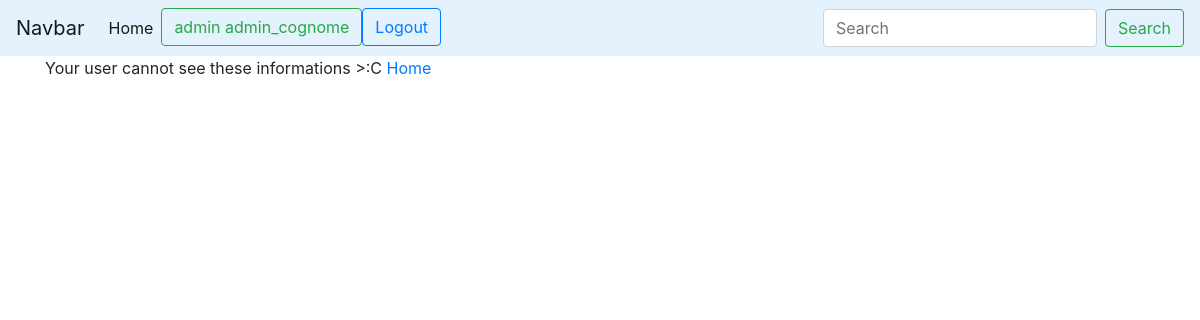
Page /product/management/1/detail (signed in) on the earlier database version.
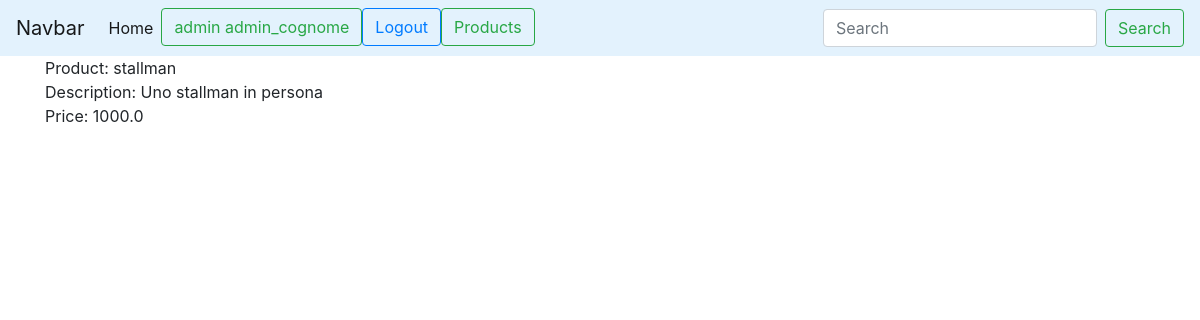
Same page on the later database version.
### product_management/models.py (models this page shows, shortened)
class Product(models.Model):
    name = models.CharField(max_length=50)
    image = models.ImageField(upload_to='product_images/')
    price = models.FloatField()
    discount = models.FloatField(default=0)
    description = models.TextField(max_length=2000)
    available = models.BooleanField(default=False)
    quantity = models.PositiveIntegerField(default=1)
    producer = models.ForeignKey(CustomUser, on_delete=models.CASCADE)
    category = models.ForeignKey(MyCategory,on_delete=models.PROTECT)

### product_management/views.py (the view)
# urls.py: path('management/<int:pk>/detail', views.ProductDetail.as_view(), name='product_detail'),
class ProductDetail(DetailView):
    model = Product
    template_name = 'product_setting/detail.html'
    def get_queryset(self, *args, **kwargs):
        return Product.objects.filter(producer=self.kwargs['pk'])

### product_management/templates/product_setting/detail.html (shortened to what this page needs)
{% extends 'base.html' %}
{% load static %}
{% block content %}
    <div class="container">
        {% if not request.user.is_vendor %}
            <p>
                Your user cannot see these informations >:C
            <a href = '{% url 'home' %}'> Home</a>
            </p>
        {% else %}
                <p>
                    Product:  {{ product.name }} <br>
                    Description: {{ product.description }} </br>
                    Price: {{ product.price }}
                </p>
        {% endif %}
{% endblock %}

### templates/base.html (shortened to what this page needs)
<!doctype html>
<html lang="en">
  <head>
    <link rel="stylesheet" href="https://maxcdn.bootstrapcdn.com/bootstrap/4.0.0/css/bootstrap.min.css">
  </head>
  <body>
    <nav class="navbar navbar-expand-lg navbar-light " style="background-color: #e3f2fd;">
        <a class="navbar-brand" href="#">Navbar</a>
        <div class="collapse navbar-collapse" id="navbarSupportedContent">
            <ul class="navbar-nav mr-auto">
                <li class="nav-item active">
                    <a class="nav-link" href="{% url 'home' %}">Home </a>
                </li>
                {% if not request.user.is_authenticated %}
                    <li>
                        <a  class="btn btn-outline-success"  href="{% url 'user_management:login' %}">
                            Login
                        </a>
                    </li>
                    <li>
                        <a type="button" class="btn btn-outline-primary" href="{% url 'user_management:signup' %}">
                            Register
                        </a>
                    </li>
                {%else %}
                    <li>
                    <a  class="btn btn-outline-success"  href=" {% url 'user_management:account' %}">
                        {{ user.first_name }} {{ user.last_name }}
                    </a>
                    </li>
                    <li>
                        <a type="button" class="btn btn-outline-primary" href="{% url 'user_management:logout' %}">
                            Logout
                        </a>
                    </li>
                    {% if user.is_vendor  %}
                        <li>
                            <a  class="btn btn-outline-success"  href=" {% url 'product_management:product_management' user.id %}">
                                Products
                            </a>
                        </li>
                    {% endif %}
                {% endif %}
            </ul>
            <form class="form-inline my-2 my-lg-0">
                <input class="form-control mr-sm-2" type="search" placeholder="Search" aria-label="Search">
                <button class="btn btn-outline-success my-2 my-sm-0" type="submit">Search</button>
            </form>
          </div>
    </nav>
    {% block content %}
    {% endblock %}
  </body>
</html>

Differences in the rows shown:
changed CustomUser "admin": is_vendor False → True (drawn)
now on this page (row unchanged): Product: name "stallman", description "Uno stallman in persona", price "1000.0"
Other differences:
text no longer shown: "Your user cannot see these informations >:C Home"
text now shown: "Products Product: Description: Price:"
